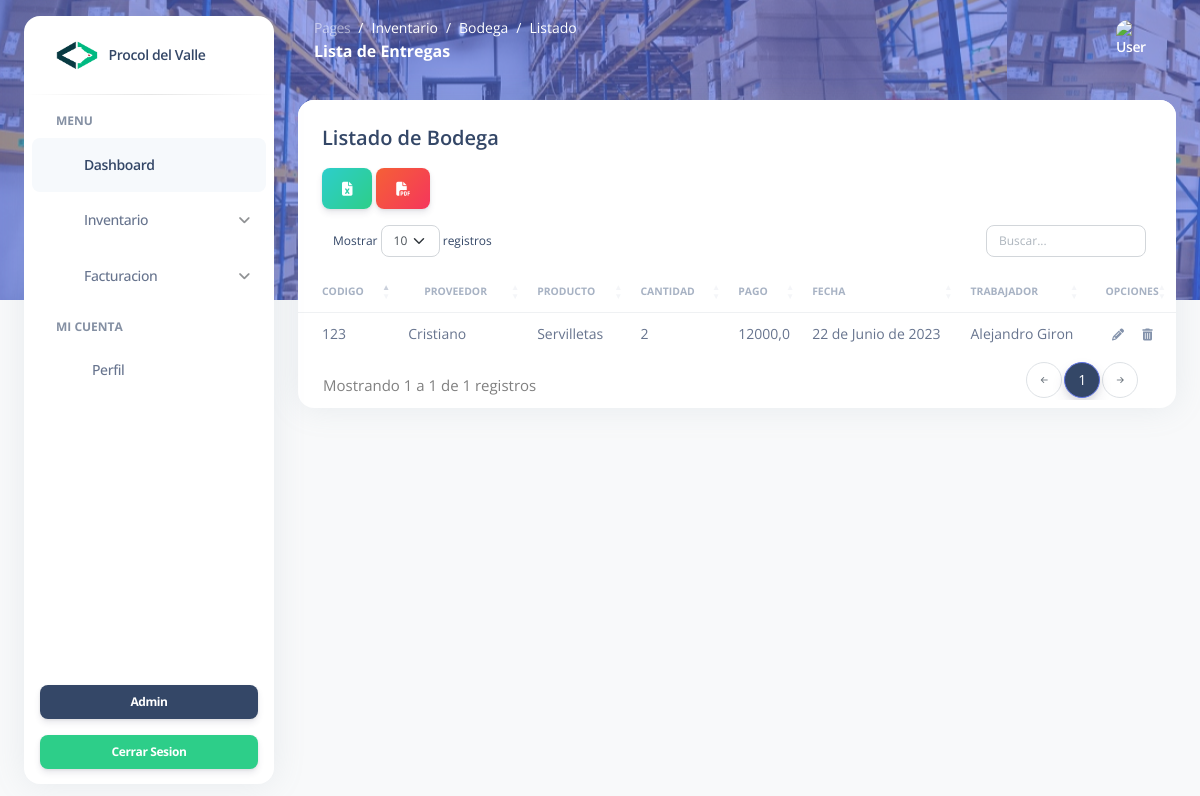
/listadoBodega/, run on the app's committed database.
### Modulos/Inventario/models.py (models this page shows)
class Bodega(models.Model):
    codigoEntrega = models.PositiveIntegerField(blank=False, null=False, primary_key=True)
    proveedor = models.ForeignKey(Proveedores, on_delete=models.CASCADE) #Foreign Key
    producto = models.ForeignKey(Productos, on_delete=models.CASCADE)
    cantidad = models.PositiveIntegerField()
    pago = models.DecimalField(max_digits=10, decimal_places=1)
    fecha = models.DateField(default=datetime.now())
    trabajador = models.ForeignKey(Trabajadores, on_delete=models.CASCADE)

class Proveedores(models.Model):
    codigoProveedor = models.PositiveIntegerField(blank=False, null=False, primary_key=True)
    nombreProveedor = models.CharField(max_length=100)
    telefono = models.PositiveIntegerField()
    direccion = models.CharField(max_length=100)
    email = models.CharField(max_length=100)
    ultimaEntrega = models.CharField(max_length=100, null=True, blank=True)

class Productos(models.Model):
    codigoProducto = models.PositiveIntegerField(blank=False, null=False, primary_key=True)
    nombreProducto = models.CharField(max_length=100)
    descripcionProducto = models.CharField(max_length=1000)
    precioUnidad = models.DecimalField(max_digits=10, decimal_places=1)
    stock = models.PositiveIntegerField()
    proveedor = models.ForeignKey(Proveedores, on_delete=models.CASCADE)
    categoria = models.ForeignKey(Categorias, on_delete=models.CASCADE, default="")
    imagen = models.ImageField(upload_to='Productos/', null=True)

### Modulos/Usuarios/models.py (models this page shows, shortened)
class Trabajadores(models.Model):
    cedula = models.PositiveIntegerField(blank=False, null=False, primary_key=True)
    nombreCompleto = models.CharField(max_length=100)
    cargo = models.CharField(max_length=100)
    telefono = models.PositiveIntegerField()
    direccion = models.CharField(max_length=100)
    email = models.CharField(max_length=100)
    contraseña = models.CharField(max_length=100)
    fotoPerfil = models.ImageField(upload_to='Avatars/Trabajadores', null=True)

### Modulos/Inventario/views.py (the view)
# urls.py: path('listadoBodega/', views.listadoBodega, name="listado"),
def listadoBodega(request):
    listarBodega = Bodega.objects.all()
    return render(request, "bodega/listadoBodega.html", {'Bodega':listarBodega})

### Modulos/Inventario/templates/bodega/listadoBodega.html (shortened to what this page needs)
{% extends "crud.html" %}
{% load static %}
{% block styles %}
<link rel="stylesheet" href="https://cdn.datatables.net/1.11.2/css/dataTables.bootstrap5.min.css">
<link rel="stylesheet" href="{% static 'assets/css/crud/listado.css' %}">
 {% endblock %}
{% block breadcrumb %}
<nav aria-label="breadcrumb">
    <ol class="breadcrumb bg-transparent mb-0 pb-0 pt-1 px-0 me-sm-6 me-5">
        <li class="breadcrumb-item text-sm"><a class="opacity-5 text-white" href="javascript:;">Pages</a>
        </li>
        <li class="breadcrumb-item text-sm text-white active" aria-current="page">Inventario</li>
        <li class="breadcrumb-item text-sm text-white active" aria-current="page">Bodega</li>
        <li class="breadcrumb-item text-sm text-white active" aria-current="page">Listado</li>
    </ol>
    <h6 class="font-weight-bolder text-white mb-0">Lista de Entregas</h6>
</nav>
{% endblock %}
{% block body %}
<div class="card m-4">
    <div class="card-header p-4 pb-2">
        <h5>Listado de Bodega</h5>
    </div>
    <div class="row">
        <div class="col-12">
            <div class="pb-0 m-0">
                <div class="icons-container ps-4">
                    <a href="#" class="btn bg-gradient-success excelBtn"><i class="fa-solid fa-file-excel"></i></a>
                    <a href="#" class="btn bg-gradient-danger pdfBtn"><i class="fa-solid fa-file-pdf"></i></a>
                </div>
            </div>
            <div class="card-body px-0 pt-0 pb-2">
                <div class="table-responsive">
                    <table class="table align-items-center mb-0 datatable" id="tablaBodega">
                        <thead>
                            <tr>
                                <th class="text-uppercase text-secondary text-xxs font-weight-bolder opacity-7 ps-4">
                                    Codigo</th>
                                <th <th
                                    class="text-uppercase text-secondary text-xxs font-weight-bolder opacity-7 ps-4">
                                    Proveedor</th>
                                <th class="text-uppercase text-secondary text-xxs font-weight-bolder opacity-7 ps-2">
                                    Producto</th>
                                <th class="text-uppercase text-secondary text-xxs font-weight-bolder opacity-7 ps-2">
                                    Cantidad</th>
                                <th class="text-uppercase text-secondary text-xxs font-weight-bolder opacity-7 ps-2">
                                    Pago</th>
                                <th class="text-uppercase text-secondary text-xxs font-weight-bolder opacity-7 ps-2">
                                    Fecha</th>
                                <th class="text-uppercase text-secondary text-xxs font-weight-bolder opacity-7 ps-2">
                                    Trabajador</th>
                                <th
                                    class="text-uppercase text-secondary text-xxs text-center font-weight-bolder opacity-7 px-2 w-10">
                                    Opciones</th>
                            </tr>
                        </thead>
                        <tbody>
                            {% for b in Bodega|slice:":10" %}
                            <tr>
                                <td data-label="Codigo" id="codigo">
                                    <span class="text-sm ps-3">{{b.codigoEntrega}}</span>
                                </td>
                                <td data-label="Proveedor">
                                    <span class="text-sm">{{b.proveedor.nombreProveedor}}</span>
                                </td>
                                <td data-label="Producto">
                                    <span class="text-sm">{{b.producto.nombreProducto}}</span>
                                </td>
                                <td data-label="Cantidad" class="">
                                    <span class="text-sm ">{{b.cantidad}}</span>
                                </td>
                                <td data-label="Pago" class="align-middle">
                                    <span class="text-sm">{{b.pago}}</span>
                                </td>
                                <td data-label="Fecha" class="align-middle">
                                    <span class="text-sm">{{b.fecha}}</span>
                                </td>
                                <td data-label="Trabajador" class="align-middle">
                                    <span class="text-sm">{{b.trabajador.nombreCompleto}}</span>
                                </td>
                                <td data-label="Acciones" class="align-middle text-center">
                                    <a class="edit text-secondary font-weight-bold text-xs cursor-pointer"
                                        id="{{b.codigoEntrega}}" aria-action="edit">
                                        <i class="fa-solid fa-pencil me-3"></i>
                                    </a>
                                    <a class="delete text-secondary font-weight-bold text-xs cursor-pointer"
                                        id="{{b.codigoEntrega}}" aria-action="delete">
                                        <i class="fa-solid fa-trash-can"></i>
                                    </a>
                                </td>
                            </tr>
                            {% endfor %}
                        </tbody>
                    </table>
                </div>
            </div>
        </div>
    </div>
</div>
</main>
<footer class="footer pt-3  ">
    <div class="container-fluid">
      <div class="row align-items-center justify-content-lg-between">
        <div class="col-lg-6 mb-lg-0 mb-4">
          <div class="copyright text-center text-sm text-muted text-lg-start">
            <a href="#" class="font-weight-bold" target="_blank">AstroCode</a>
          </div>
        </div>
      </div>
    </div>
  </footer>
{% endblock %}

### procoldelvalle/static/assets/css/crud/listado.css (style rules this page uses)
.table-responsive table thead th { background-color: var(--primary-color); color: #fff; }

### data on the page
Bodega: codigoEntrega "123", proveedor.nombreProveedor "Cristiano", producto.nombreProducto "Servilletas", cantidad "2", pago "12000,0", fecha "22 de Junio de 2023", trabajador.nombreCompleto "Alejandro Giron"
